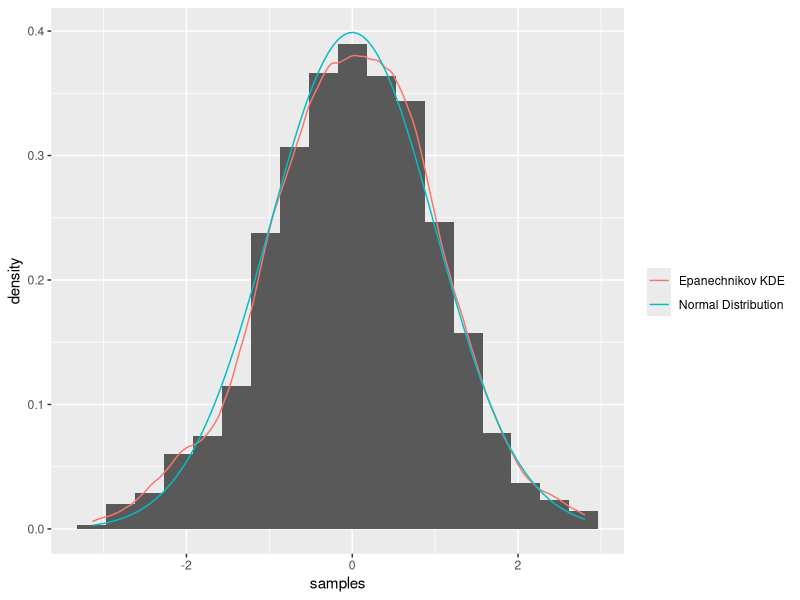

The R source for this figure:
library(ggplot2)

# PART 1

# (A)
# f/g maximized at x = +-1 with value sqrt(2*pi/e)
# M := sqrt(2*pi / e)
# 1/M probability of acceptance
# M expected number of trials per accepted sample

# RANDOM_STATE <- 41
# set.seed(RANDOM_STATE)

N <- 1000
M <- sqrt(2*pi / exp(1))
n_sampled <- 0
n_trials <- 1
samples <- rep(NA, N)
while (n_sampled < N) {
  n_trials <- n_trials + 1
  x <- rcauchy(1)
  f <- dnorm(x)
  g <- dcauchy(x)
  p_accept <- f / (M*g)
  u <- runif(1)
  if (u < p_accept) {
    n_sampled <- n_sampled + 1
    samples[n_sampled] <- x
  }
}
acceptance_rate <- n_sampled / n_trials

cat(sprintf(
  '
True Acceptance Rate: %.4f
Estimated Acceptance Rate: %.4f

True Expected #Trials/Sample: %.4f:
Estimated Expected #Trials/Sample: %.4f

True Mean: %.4f
Estimated Mean: %.4f

True SD: %.4f
Estimated SD: %.4f
',
  1/M, acceptance_rate,
  M, 1/acceptance_rate,
  0, mean(samples), 1, sd(samples)
))


ggplot(data.frame(samples), aes(x=samples, y=..density..)) +
  geom_histogram(binwidth = 3.491 * 1 * N^(-1/3)) +  # slides 1, slide 11
  geom_density(aes(color='Epanechnikov KDE'),
               kernel='epanechnikov',
               key_glyph=draw_key_path) +
  stat_function(fun = dnorm, inherit.aes = FALSE,
                aes(color='Normal Distribution'),
                key_glyph=draw_key_path) +
  labs(color="")

cat(sprintf(
  '\n\nTrue Mean: %.4f\nEstimated Mean: %.4f',
  0, mean(samples)
))


# B
